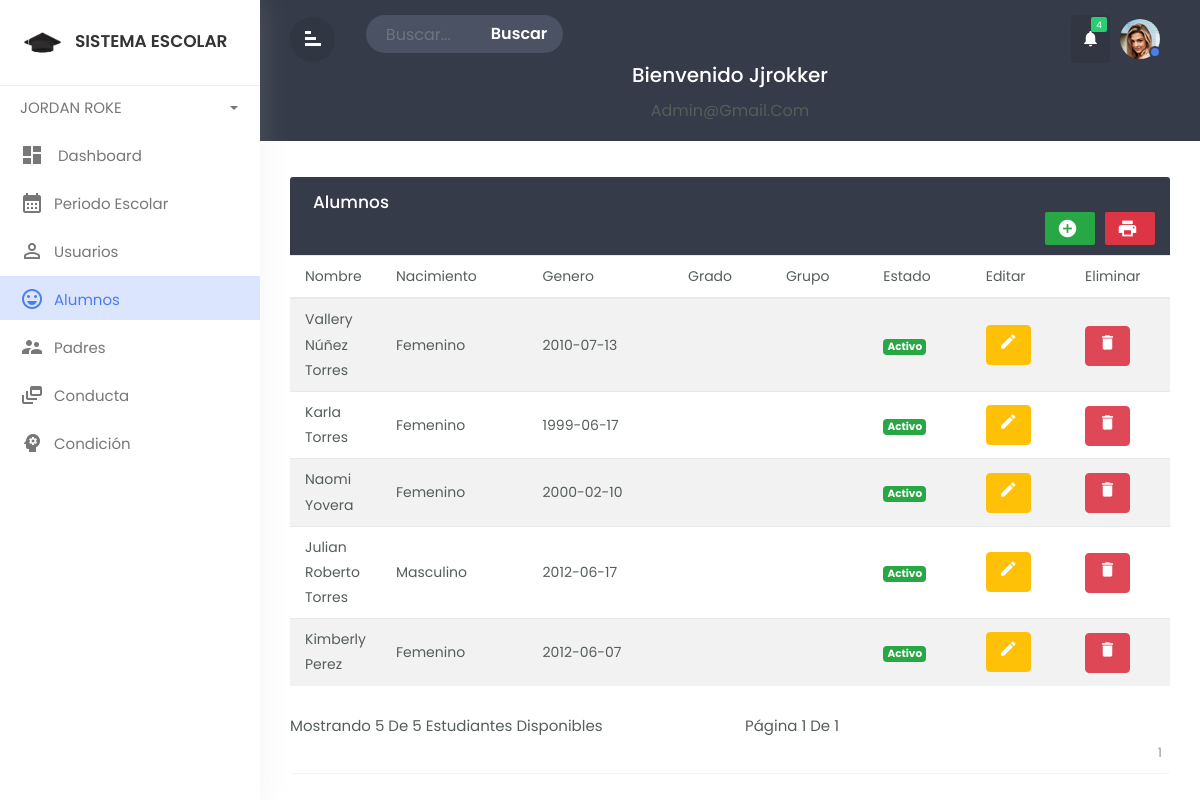
The app's page /Views/students/mostrar (signed in) with its own data.
### tables this page shows
CREATE TABLE `students` (
  `idstu` int(11) NOT NULL,
  `dnist` char(8) NOT NULL,
  `nomstu` varchar(25) NOT NULL,
  `edast` varchar(20) NOT NULL,
  `direce` varchar(150) NOT NULL,
  `correo` varchar(35) NOT NULL,
  `sexes` varchar(15) NOT NULL,
  `fenac` date NOT NULL,
  `foto` varchar(150) NOT NULL,
  `usuario` varchar(25) NOT NULL,
  `clave` varchar(255) NOT NULL,
  `state` char(1) NOT NULL,
  `rol` char(1) NOT NULL,
  `fere` timestamp NOT NULL DEFAULT current_timestamp() ON UPDATE current_timestamp()
);

### Views/students/mostrar.php (the view, shortened to what this page needs)
<!doctype html>
<html lang="en">
  <head>
        <link rel="stylesheet" href="../../Assets/css/bootstrap-1.min.css">
        <link rel="stylesheet" href="../../Assets/css/custom.css">
       <link href="https://cdn.datatables.net/1.12.1/css/jquery.dataTables.min.css" rel="stylesheet">
        <link href="../../Assets/css/font-awesome.min.css" rel="stylesheet" />
        <link rel="stylesheet" type="text/css" href="https://cdnjs.cloudflare.com/ajax/libs/twitter-bootstrap/4.5.0/js/bootstrap.min.js.map">
  </head>
  <body>
<div class="wrapper">
        <nav id="sidebar">
            <div class="sidebar-header">
                <h3><img src="../../Assets/img/logo.png" class="img-fluid"/><span>Sistema escolar</span></h3>
            </div>
            <ul class="list-unstyled components">
<li class="dropdown">
                    <a href="#pageSubmenu3" data-toggle="collapse" aria-expanded="false"
          class="dropdown-toggle">
          <span><?php echo ucfirst($_SESSION['nombre']); ?></span></a>
                </li>
			<li  class="">
                    <a href="../admin/pages-admin.php" class="dashboard"><i class="material-icons">dashboard</i>
					<span>Dashboard</span></a>
      </li>
               <li class="">
                    <a href="../period/mostrar"><i class="material-icons">calendar_month</i><span>Periodo escolar</span></a>
                </li>
				 <li  class="">
                    <a href="../users/mostrar"><i class="material-icons">person_outline</i><span>Usuarios
					</span></a>
                </li>
                <li  class="active">
                    <a href="../students/mostrar"><i class="material-icons">sentiment_very_satisfied</i><span>Alumnos
                    </span></a>
                </li>
                <li  class="">
                    <a href="../fathers/mostrar"><i class="material-icons">supervisor_account</i><span>Padres
                    </span></a>
                </li>
                <li  class="">
                    <a href="../subgrade/mostrar"><i class="material-icons">dynamic_feed</i><span>Conducta
                    </span></a>
                </li>
                <li  class="">
                    <a href="../teachers/mostrar"><i class="material-icons">psychology</i><span>Condición
                    </span></a>
                </li>
            </ul>
        </nav>
		<div id="content">
		   <div class="top-navbar">
		      <div class="xp-topbar">
                <div class="row">
                    <div class="col-2 col-md-1 col-lg-1 order-2 order-md-1 align-self-center">
                        <div class="xp-menubar">
                               <span class="material-icons text-white">signal_cellular_alt
							   </span>
                         </div>
                    </div>
                    <div class="col-md-5 col-lg-3 order-3 order-md-2">
                        <div class="xp-searchbar">
                            <form>
                                <div class="input-group">
                                  <input type="search" class="form-control"
								  placeholder="Buscar...">
                                  <div class="input-group-append">
                                    <button class="btn" type="submit"
									id="button-addon2">Buscar</button>
                                  </div>
                                </div>
                            </form>
                        </div>
                    </div>
                    <div class="col-10 col-md-6 col-lg-8 order-1 order-md-3">
                        <div class="xp-profilebar text-right">
							 <nav class="navbar p-0">
                        <ul class="nav navbar-nav flex-row ml-auto">
                            <li class="dropdown nav-item active">
                                <a href="#" class="nav-link" data-toggle="dropdown">
                                   <span class="material-icons">notifications</span>
								   <span class="notification">4</span>
                               </a>
                            </li>
                            <li class="nav-item dropdown">
                                <a class="nav-link" href="#" data-toggle="dropdown">
								<img src="../../Assets/img/user.jpg" style="width:40px; border-radius:50%;"/>
								<span class="xp-user-live"></span>
								</a>
                            </li>
                        </ul>
            </nav>
                        </div>
                    </div>
                </div>
            </div>
		     <div class="xp-breadcrumbbar text-center">
                <h4 class="page-title">Bienvenido&nbsp;<?php echo ucfirst($_SESSION['usuario']); ?></h4>
                  <ol class="breadcrumb">
                    <li class="breadcrumb-item"><?php echo ucfirst($_SESSION['correo']); ?></li>
                  </ol>
            </div>
		   </div>
            <div class="main-content">
              <div class="row">
                <div class="col-md-12">
                <div class="table-wrapper">
    <div class="table-title">
      <div class="row">
        <div class="col-sm-6 p-0 d-flex justify-content-lg-start justify-content-center">
          <h2 class="ml-lg-2">Alumnos</h2>
        </div>
        <div class="col-sm-12 p-0 d-flex justify-content-lg-end justify-content-center">
          <a href="#addEmployeeModal" class="btn btn-success" data-toggle="modal">
          <i class="material-icons">&#xE147;</i> </a>
          <a href="plantilla.php" class="btn btn-danger">
          <i class="material-icons">print</i> </a>
        </div>
      </div>
    </div>
    <?php
 require '../../Config/config.php';
  $productosPorPagina = 5;
        $pagina = 1;
        $limit = $productosPorPagina;
        $offset = ($pagina - 1) * $productosPorPagina;
        $sentencia = $connect->query("SELECT count(*) AS conteo FROM students;");
    $conteo = $sentencia->fetchObject()->conteo;
    $paginas = ceil($conteo / $productosPorPagina);
    $sentencia = $connect->prepare("SELECT * FROM students LIMIT ? OFFSET ?");
    $sentencia->execute([$limit, $offset]);
    $productos = $sentencia->fetchAll(PDO::FETCH_OBJ);
       ?>
    <table class="table table-striped table-hover">
      <thead>
        <tr>
          <th>Nombre</th>
          <th>Nacimiento</th>
          <th>Genero</th>
          <th>Grado</th>
          <th>Grupo</th>
          <th>Estado</th>
          <th>Editar</th>
          <th>Eliminar</th>
        </tr>
      </thead>
      <tbody>
          <?php foreach($productos as $producto){ ?>
            <tr>
               <td><?php echo $producto->nomstu ?></td>
               <td><?php echo $producto->sexes ?></td>
               <td><?php echo $producto->fenac ?></td>
               <td><?php echo $producto->grado ?></td>
               <td><?php echo $producto->grupo ?></td>
               <td>
                        <?php if($producto->state==1)  { ?>
        <span class="badge badge-success">Activo</span>
    <?php  }   else {?>
        <span class="badge badge-danger">No activo</span>
        <?php  } ?>
                    </td>
               <td>
<form method='POST' action='<?php $_SERVER['PHP_SELF'] ?>'>
<button name='editar' class='btn btn-warning text-white'><i class='material-icons' data-toggle='tooltip' title='Edit'>&#xE254;</i></button>
</form>
               </td>
               <td>
<form  onsubmit="return confirm('Realmente desea eliminar el registro?');" method='POST' action='<?php $_SERVER['PHP_SELF'] ?>'>
<button name='eliminar' class='btn btn-danger text-white' ><i class='material-icons'  title='Delete'>&#xE872;</i></button>
</form>
               </td>
            </tr>
            <?php } ?>
      </tbody>
    </table>
    <nav aria-label="Page navigation example">
            <div class="row">
                <div class="col-xs-12 col-sm-6">
                    <p>Mostrando <?php echo $productosPorPagina ?> de <?php echo $conteo ?> estudiantes disponibles</p>
                </div>
                <div class="col-xs-12 col-sm-6">
                    <p>Página <?php echo $pagina ?> de <?php echo $paginas ?> </p>
                </div>
            </div>
            <ul class="pagination">
                <?php for ($x = 1; $x <= $paginas; $x++) { ?>
                    <li class="<?php if ($x == $pagina) echo "active" ?>">
                        <a href="./mostrar?pagina=<?php echo $x ?>">
                            <?php echo $x ?></a>
                    </li>
                <?php } ?>
            </ul>
        </nav>
  </div>
</div>
</div>
        </div>
</div>
</div>
  </body>
  </html>

### records on screen
students: nomstu "Vallery Núñez Torres", sexes "Femenino", fenac "2010-07-13", state "Activo"
students: nomstu "Karla Torres", sexes "Femenino", fenac "1999-06-17", state "Activo"
students: nomstu "Naomi Yovera", sexes "Femenino", fenac "2000-02-10", state "Activo"
students: nomstu "Julian Roberto Torres", sexes "Masculino", fenac "2012-06-17", state "Activo"
students: nomstu "Kimberly Perez", sexes "Femenino", fenac "2012-06-07", state "Activo"

### other values on screen
$_SESSION['nombre'] "JORDAN ROKE"
$_SESSION['usuario'] "Jjrokker"
$_SESSION['correo'] "Admin@gmail.com"
$productosPorPagina "5"
$conteo "5"
$pagina "1"
$paginas "1"
